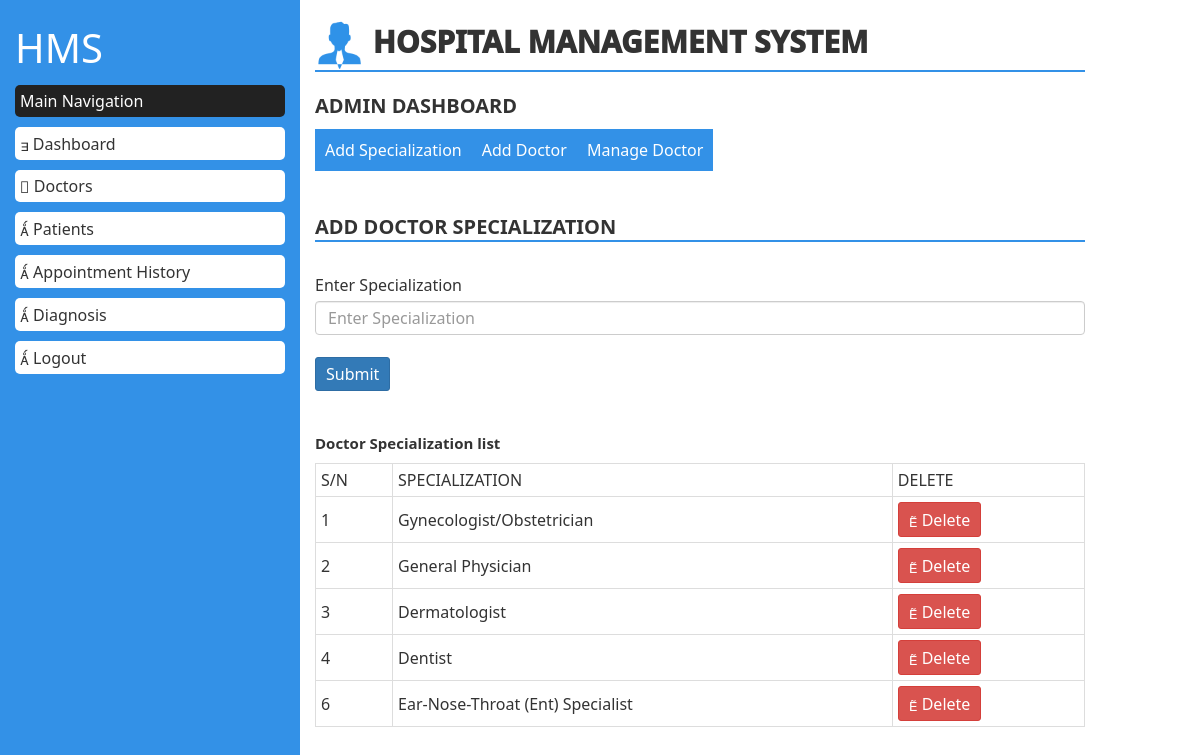
The app's page /admin/doctors.php with its own data.
### tables this page shows
CREATE TABLE `specialized` (
  `id` int(11) NOT NULL auto_increment,
  `specialization` varchar(100) NOT NULL,
  PRIMARY KEY  (`id`)
);

### admin/doctors.php (the view, shortened to what this page needs)
<?php
include("../db_connection.php");
 ?>
<!DOCTYPE html>
<html>
<head>
	<link rel="stylesheet" type="text/css" href="../bootstrap-3.3.7-dist/css/bootstrap.min.css">
	<link rel="stylesheet" type="text/css" href="../css/style.css">
</head>
<body>
	<section id="pdash">
		<div class="container-fluid">
			<div class="row">
				<div class="col-md-3">
					<h3>HMS</h3>
					<h4>Main Navigation</h4>
					<a href="dashboard.php" style="color: #333;text-decoration: none;"><p><span class="glyphicon glyphicon-home"></span> Dashboard</p></a>
					<a href="doctors.php" style="color: #333;text-decoration: none;"><p><span class="glyphicon glyphicon-edit"></span> Doctors</p></a>
					<a href="patient.php" style="color: #333;text-decoration: none;"><p><span class="glyphicon glyphicon-th-large"></span> Patients</p></a>
						<a href="appoint_his.php" style="color: #333;text-decoration: none;"><p><span class="glyphicon glyphicon-th-large"></span> Appointment History</p></a>
						<a href="diagnosis.php" style="color: #333;text-decoration: none;"><p><span class="glyphicon glyphicon-th-large"></span> Diagnosis</p></a>
						<a href="../index.php" style="color: #333;text-decoration: none;"><p><span class="glyphicon glyphicon-th-large"></span> Logout</p></a>
				</div>
				<div class="col-md-8">
					<h3 style="font-size: 30px !important;font-weight: 1000 !important"><img src="../images/grid-img1.png" style="width: 50px;height: 50px"> HOSPITAL MANAGEMENT SYSTEM </h3>
					<h1>ADMIN DASHBOARD</h1>
					<ul>
						<li><a href="doctors.php">Add Specialization</a></li>
						<li><a href="add_doctor.php">Add Doctor</a></li>
						<li><a href="manage_doctor.php">Manage Doctor</a></li>
					</ul>
					<br>
					<h3 style="font-size: 20px !important;font-weight: 600 !important">ADD DOCTOR SPECIALIZATION</h3>
				<br>
					<form action="doctors.php" method="POST">
						<label>Enter Specialization </label>
						<input type="text" name="spec" class="form-control" placeholder="Enter Specialization" required><br>
						<button name="add_spec" class="btn btn-primary btn-sm">Submit</button>
					</form>
					<br>
					<h2 style="font-size: 15px !important;font-weight: 600 !important">Doctor Specialization list</h2>
					<table width="100%" border="1">
						<tr>
							<td>S/N</td>
							<td>SPECIALIZATION</td>
							<td>DELETE</td>
						</tr>
						<?php
						$sql = "SELECT * FROM specialized";
						$run = mysqli_query($dbcon,$sql);
						while ($row=mysqli_fetch_assoc($run)) {
						 ?>
						 	<tr>
						 		<td><?php echo $row['id']; ?></td>
						 		<td><?php echo $row['specialization']; ?></td>
						 		<td><a href="delete_spec.php?id=<?php echo $row['id']; ?>"><button class="btn btn-danger btn-sm"><i class="glyphicon glyphicon-trash"></i> Delete</button></a></td>
						 	</tr>
						<?php } ?>
					</table>
				</div>
			</div>
		</div>
	</section>
</body>
</html>

### css/style.css (style rules this page uses)
* { margin: 0; padding: 0; font: 16px "Segoe UI" , Tahoma, Verdana, Tahoma, Arial, "Helvetica Neue" , Helvetica, Sans-Serif !important; }
#pdash .col-md-3 { background-color: #3391E7; height: 100vh; }
#pdash .col-md-3 h3 { font-size: 40px !important; color: #fff; font-weight: 1000; }
#pdash .col-md-3 h4 { color: #fff; background-color: #222; padding: 5px; border-radius: 5px; }
#pdash .col-md-3 p { color: #333; background-color: #fff; padding: 5px; border-radius: 5px; }
#pdash .col-md-8 h3 { border-bottom: 2px solid #3391E7; }
#pdash .col-md-8 h1 { font-size: 20px !important; font-weight: 600 !important; }

### admin/doctors.php (style rules this page uses)
ul { margin: 0; padding: 0; list-style: none; overflow: hidden; }
li { float: left; }
li a { display: block; background-color: #3391E7; padding: 10px; color: #fff; text-decoration: none !important; }
table { border: 1px solid #ddd; }
td { border: 1px solid #ddd; padding: 5px; }

### records on screen
specialized: id "1", specialization "Gynecologist/Obstetrician"
specialized: id "2", specialization "General Physician"
specialized: id "3", specialization "Dermatologist"
specialized: id "4", specialization "Dentist"
specialized: id "6", specialization "Ear-Nose-Throat (Ent) Specialist"
